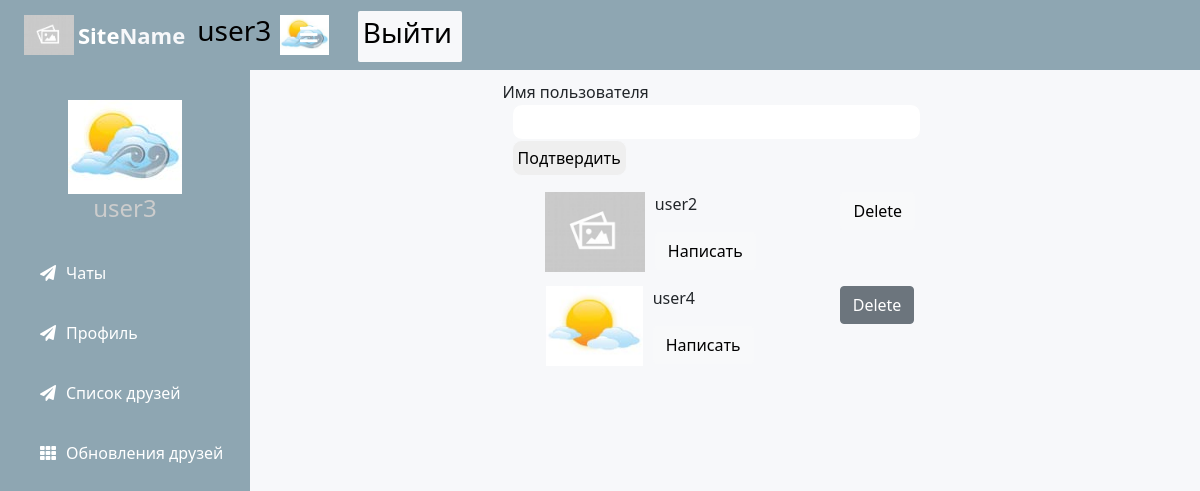
Screenshot of /list_of_friends (signed in) with the database file from the repository.
### app/models.py (models this page shows, shortened)
class User(UserMixin, db.Model):
    id = db.Column(db.Integer, primary_key=True)
    username = db.Column(db.String(64), index=True, unique=True)
    email = db.Column(db.String(120), index=True, unique=True)
    password_hash = db.Column(db.String(128))
    posts = db.relationship('Post', backref='author', lazy='dynamic')
    invitations = db.relationship('Invitation', backref='user', lazy='dynamic')
    about_me = db.Column(db.String(140))
    last_seen = db.Column(db.DateTime, default=datetime.now(pytz.timezone('Europe/Moscow')))
    followed = db.relationship(
        'User', secondary=followers,
        primaryjoin=(followers.c.follower_id == id),
        secondaryjoin=(followers.c.followed_id == id),
        backref=db.backref('followers', lazy='dynamic'), lazy='dynamic')
    image = db.Column(db.BLOB, default=None)
    news = db.relationship('News', backref='author', lazy='dynamic')
    liked_news = db.relationship('User', secondary=user_news, backref='liked_users')
    def get_image(self):
        if self.image is not None:
            return b64encode(self.image).decode('UTF-8')
    def is_following(self, user):
        return self.followed.filter(
            followers.c.followed_id == user.id).count() > 0

### app/routes.py (the view)
@app.route('/list_of_friends', methods=['GET', 'POST'])
@login_required
def list_of_friends():
    users = User.query.all()
    followers = []
    followed = []
    for user in users:
        if user.is_following(current_user):
            followers.append(user)
        elif current_user.is_following(user):
            followed.append(user)
    form = SearchUserForm()
    if form.validate_on_submit():
        user = User.query.filter_by(username=form.username.data).first()
        if user is None:
            flash('извините, пользователя с таким именем не существует')
            return redirect(url_for('list_of_friends'))
        return redirect(url_for('user', username=user.username))
    return render_template('list_of_friends.html', title='Список друзей', followers=followers, followed=followed,
                           form=form)

### app/forms.py
class SearchUserForm(FlaskForm):
    username = StringField('Имя пользователя', validators=[DataRequired()])
    submit = SubmitField('Подтвердить')

### app/models.py (called while the page is built)
@login.user_loader
def load_user(id):
    return User.query.get(int(id))

### app/routes.py (called while the page is built)
@app.before_request
def before_request():
    if current_user.is_authenticated:
        current_user.last_seen = datetime.now(pytz.timezone('Europe/Moscow'))
        db.session.commit()

### app/templates/list_of_friends.html (shortened to what this page needs)
{% extends "base.html" %}
{% block content %}
    <div class = 'main-part'>
    <form action="" method="post">
            {{ form.username.label }}<br>
            {{ form.username(size=64) }}
            {{ form.submit() }}
    </form>
			<div class = 'friend-list'>
                {% for follower in followers %}
				<div class = 'friend-inf-container'>
					<div class = 'friend-inf' >
						{% if follower.get_image() == None %}
                            <img src="../static/empty.jpg">
                        {% else %}
                            <img>
                        {% endif %}
						<div>
							<p onclick="location.href='{{ url_for('user', username=follower.username)}}';"> {{ follower.username }} </p>
							<p class = 'write-to-friend' onclick="location.href='{{ url_for('write_message', username=follower.username) }}';"><button type="button" class="btn btn-light">Написать</button></p>
						</div>
					</div>
					<h3 class = 'friend-more-options' onclick="location.href='{{ url_for('unfollow', username=follower.username)}}';"><button type="button" class="btn btn-light">Delete</button></h3>
				</div>
                {% endfor %}
                {% for follower in followed %}
				<div class = 'friend-inf-container'>
					<div class = 'friend-inf'>
						{% if follower.get_image() == None %}
                            <img src="../static/empty.jpg">
                        {% else %}
                            <img>
                        {% endif %}
						<div>
							<p onclick="location.href='{{ url_for('user', username=follower.username)}}';"> {{ follower.username }} </p>
							<p class = 'write-to-friend' onclick="location.href='{{ url_for('write_message', username=follower.username) }}';"><button type="button" class="btn btn-light">Написать</button></p>
						</div>
					</div>
					<h3 class = 'friend-more-options' onclick="location.href='{{ url_for('unfollow', username=follower.username)}}';"> <button type="button" class="btn btn-secondary">Delete</button></h3>
				</div>
                {% endfor %}
			</div>
    </div>
{% endblock %}

### app/templates/base.html (shortened to what this page needs)
<html>
<head>
    <link href="https://cdn.jsdelivr.net/npm/bootstrap@5.0.0-beta3/dist/css/bootstrap.min.css" rel="stylesheet"
>
    <link rel="stylesheet" href="../static/autorization.css" type="text/css"/>
    <link rel="stylesheet" href="../static/common.css" type="text/css"/>
    <link rel="stylesheet" href="../static/messages.css" type="text/css"/>
    <link rel="stylesheet" href="../static/friends.css" type="text/css"/>
    <link rel="stylesheet" href="../static/menu.css">
    <link rel="stylesheet" href="https://cdnjs.cloudflare.com/ajax/libs/font-awesome/5.12.1/css/all.min.css">
</head>
<body>
    <header>
        <label for="check">
            <i class="fas fa-bars" id="sidebar_btn"></i>
        </label>
            <div class="name-logo">
                <div>
                    <img src="../static/empty.jpg"/>
                </div>
            <div class="left_area">
                <h3>Site<span>Name</span></h3>
            </div>
            <div class="right_area">
                {% if current_user.is_authenticated %}
                    <div class="user-information"
                         onclick="location.href='{{ url_for('user', username=current_user.username) }}';">
                        <div>
                            <h3>{{ current_user.username }}</h3>
                        </div>
                        <div>
                            {% if current_user.get_image() == None %}
                                <img src="../static/empty.jpg">
                            {% else %}
                                <img>
                            {% endif %}
                        </div>
                        <div>
                            {% if current_user.is_anonymous %}
                                <a href="{{ url_for('login') }}" class="logout_btn"><h3>Войти</h3></a>
                            {% else %}
                                <a href="{{ url_for('logout') }}" class="logout_btn"><h3>Выйти</h3></a>
                            {% endif %}
                        </div>
                    </div>
                {% endif %}
            </div>
        </div>
    </header>
    <div class="sidebar">
        <div class="profile_info">
            {% if current_user.is_authenticated %}
                {% if current_user.get_image() == None %}
                    <img src="../static/empty.jpg">
                {% else %}
                    <img>
                {% endif %}
                <h4>{{ current_user.username }}</h4>
            {% endif %}
        </div>
        <a href="{{ url_for('index') }}"><i class="fas fa-paper-plane"></i><span>Чаты</span></a>
        {% if not current_user.is_anonymous %}
            <a href="{{ url_for('user', username=current_user.username) }}"><i
                class="fas fa-paper-plane"></i><span>Профиль</span></a>
        {% endif %}
        <a href="{{ url_for('list_of_friends') }}"><i class="fas fa-paper-plane"></i><span>Список друзей</span></a>
        <a href="{{ url_for('news') }}"><i class="fas fa-th"></i><span>Обновления друзей</span></a>
    </div>
    <div class="content">
        {% block content %}{% endblock %}
    </div>
</body>
</html>

### app/static/autorization.css (style rules this page uses)
#username { display: flex; flex-direction: row; align-items: center; width: 90%; margin-left: 2%; border: 1px solid #f7f8fa; padding: 5px; border-radius: 10px; }
#submit { display: flex; flex-direction: row; align-items: center; margin-left: 2%; border: 1px solid #f7f8fa; padding: 5px; border-radius: 10px; }

### app/static/common.css (style rules this page uses)
body { padding: 0px; margin: 0px; background-color: #f7f8fa; }
.name-logo img { height: 40px; align-self: center; }
.name-logo h3 { align-self: center; }
.name-logo div { height: 100%; display: flex; padding-left: 4px; }
.name-logo { height: 100%; display: flex; }
.user-information img { height: 40px; align-self: center; }
.user-information div { height: 100%; display: flex; padding-left: 4px; }
.user-information { height: 100%; display: flex; }
.content { display: flex; padding-top: 10px; justify-content: center; }
.main-part { width: 50%; display: flex; align-items: center; flex-direction: column; margin-left: 10px; }

### app/static/friends.css (style rules this page uses)
.friend-list { width: 100%; }
.friend-inf-container { width: 100%; display: flex; justify-content: space-around; }
.friend-inf-container img { height: 80px; margin-right: 10px; }
.friend-inf { display: flex; }

### app/static/menu.css (style rules this page uses)
header { z-index: 1; position: fixed; background: #8ea6b2; padding: 20px; width: calc(100% - 0%); top: 0; height: 70px; }
.left_area h3 { color: #fff; margin: 0; font-size: 22px; font-weight: 900; }
.left_area span { color: #f7f8fa; }
.right_area h3 { color: #000; margin-right: 5; }
.logout_btn { padding: 5px; background: #f7f8fa; text-decoration: none; float: right; margin-top: 3px; margin-right: 50px; border-radius: 2px; font-size: 10px; font-weight: 600; color: #fff; transition: 0.5s; transition-property: background; }
.sidebar { z-index: 1; top: 0; background: #8ea6b2; margin-top: 70px; padding-top: 30px; position: fixed; left: 0; width: 250px; height: 100%; transition: 0.5s; transition-property: left; overflow-y: auto; }
.profile_info { display: flex; flex-direction: column; justify-content: center; align-items: center; }
.sidebar .profile_info h4 { color: #ccc; margin-top: 0; margin-bottom: 20px; }
.sidebar a { color: #fff; display: block; width: 100%; line-height: 60px; text-decoration: none; padding-left: 40px; box-sizing: border-box; transition: 0.5s; transition-property: background; }
.sidebar i { padding-right: 10px; }
label #sidebar_btn { z-index: 1; color: #fff; position: fixed; cursor: pointer; left: 300px; font-size: 20px; margin: 5px 0; transition: 0.5s; transition-property: color; }
.content { width:calc(100% - 250px); margin-top: 60px; padding: 20px; margin-left: 250px; background-position: center; background-size: cover; height: 100vh; transition: 0.5s; }

### app/templates/base.html (style rules this page uses)
.user-information a { align-self: center; cursor: pointer; text-decoration: none; color: black; margin-left: 25px; }

### rows the page displays
User: username "user3"
User: username "user2"
User: username "user4"
